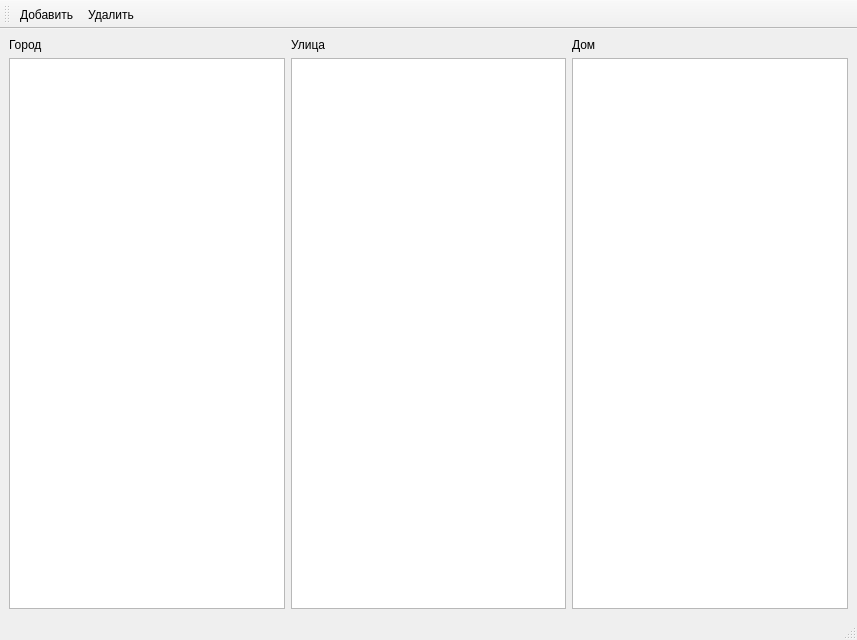
<?xml version="1.0" encoding="UTF-8"?>
<ui version="4.0">
 <class>MainWindow</class>
 <widget class="QMainWindow" name="MainWindow">
  <property name="geometry">
   <rect>
    <x>0</x>
    <y>0</y>
    <width>857</width>
    <height>640</height>
   </rect>
  </property>
  <property name="windowTitle">
   <string>Адреса</string>
  </property>
  <widget class="QWidget" name="centralwidget">
   <layout class="QGridLayout" name="gridLayout_4">
    <item row="0" column="0">
     <layout class="QHBoxLayout" name="horizontalLayout">
      <item>
       <layout class="QGridLayout" name="gridLayout">
        <item row="0" column="0">
         <widget class="QLabel" name="label">
          <property name="text">
           <string>Город</string>
          </property>
         </widget>
        </item>
        <item row="1" column="0">
         <widget class="QListWidget" name="listWidget_city"/>
        </item>
       </layout>
      </item>
      <item>
       <layout class="QGridLayout" name="gridLayout_2">
        <item row="1" column="0">
         <widget class="QLabel" name="label_2">
          <property name="text">
           <string>Улица</string>
          </property>
         </widget>
        </item>
        <item row="2" column="0">
         <widget class="QListWidget" name="listWidget_street"/>
        </item>
       </layout>
      </item>
      <item>
       <layout class="QGridLayout" name="gridLayout_3">
        <item row="0" column="0">
         <widget class="QLabel" name="label_3">
          <property name="text">
           <string>Дом</string>
          </property>
         </widget>
        </item>
        <item row="1" column="0">
         <widget class="QListWidget" name="listWidget_house"/>
        </item>
       </layout>
      </item>
     </layout>
    </item>
   </layout>
   <zorder>listWidget_city</zorder>
   <zorder>listWidget_street</zorder>
   <zorder>listWidget_house</zorder>
   <zorder>label</zorder>
   <zorder>label_2</zorder>
   <zorder>label_3</zorder>
   <zorder>listWidget_street</zorder>
  </widget>
  <widget class="QStatusBar" name="statusbar"/>
  <widget class="QToolBar" name="toolBar">
   <property name="windowTitle">
    <string>toolBar</string>
   </property>
   <attribute name="toolBarArea">
    <enum>TopToolBarArea</enum>
   </attribute>
   <attribute name="toolBarBreak">
    <bool>false</bool>
   </attribute>
   <addaction name="actionAdd"/>
   <addaction name="actionDel"/>
  </widget>
  <action name="actionAdd">
   <property name="icon">
    <iconset>
     <normaloff>../images/add.png</normaloff>../images/add.png</iconset>
   </property>
   <property name="text">
    <string>Добавить</string>
   </property>
  </action>
  <action name="actionDel">
   <property name="icon">
    <iconset>
     <normaloff>../images/del.png</normaloff>../images/del.png</iconset>
   </property>
   <property name="text">
    <string>Удалить</string>
   </property>
  </action>
 </widget>
 <resources/>
 <connections/>
</ui>
